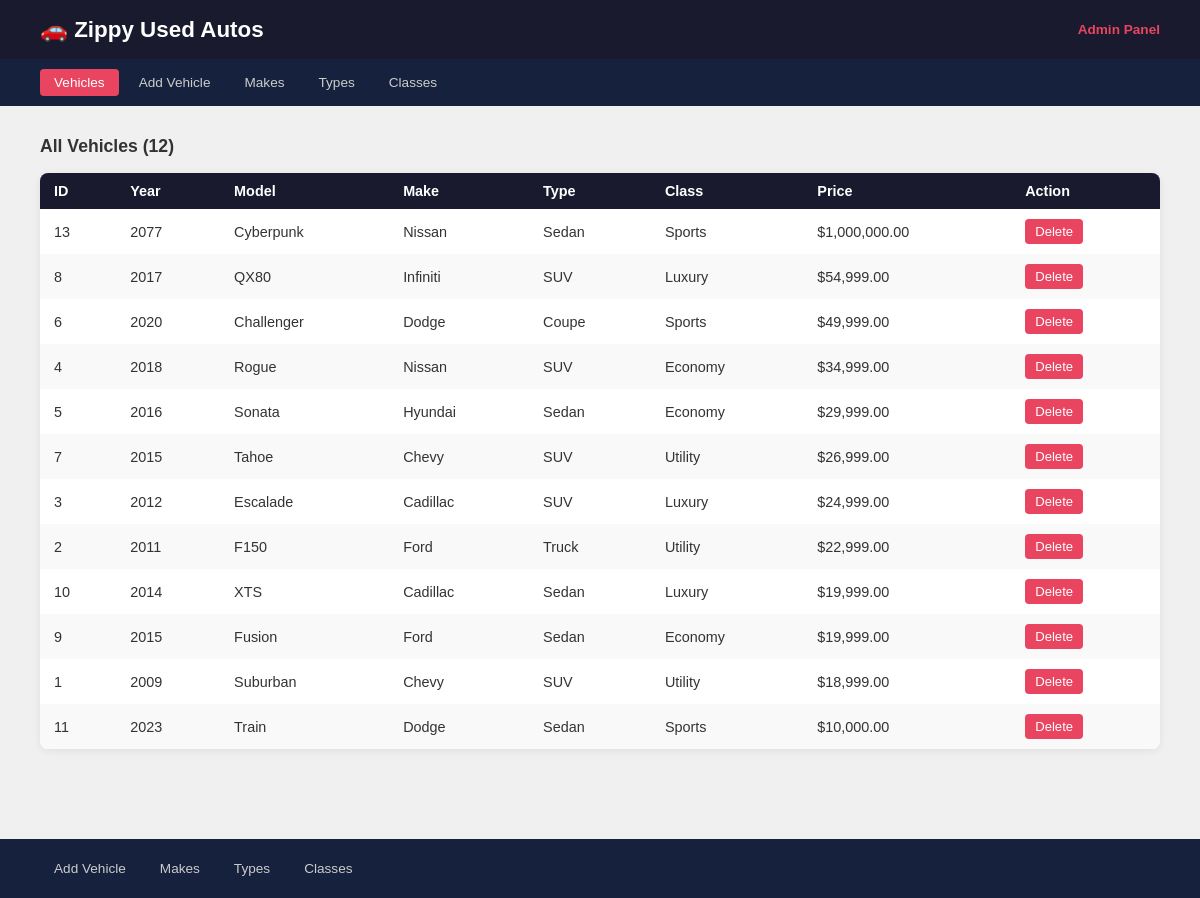
The app's page /admin/index.php with its own data.
### tables this page shows
CREATE TABLE `vehicles` (
  `id` int(11) NOT NULL,
  `year` int(11) NOT NULL,
  `model` varchar(100) NOT NULL,
  `price` decimal(10,2) NOT NULL,
  `make_id` int(11) NOT NULL,
  `type_id` int(11) NOT NULL,
  `class_id` int(11) NOT NULL
);

CREATE TABLE `makes` (
  `id` int(11) NOT NULL,
  `name` varchar(50) NOT NULL
);

CREATE TABLE `types` (
  `id` int(11) NOT NULL,
  `name` varchar(50) NOT NULL
);

CREATE TABLE `classes` (
  `id` int(11) NOT NULL,
  `name` varchar(50) NOT NULL
);

### admin/index.php (called while the page is built, shortened)
<?php
require_once('../db_connect.php');
require_once('../model/vehicles_db.php');
$vehicles = getAllVehicles($pdo);
require_once('../view/admin_vehicles_list.php');

### model/vehicles_db.php (called while the page is built, shortened)
<?php
function getAllVehicles($pdo, $sort = 'price', $filter_make = null, $filter_type = null, $filter_class = null) {
    $order = ($sort === 'year') ? 'v.year DESC' : 'v.price DESC';
    $conditions = [];
    $params = [];
    $where = count($conditions) ? 'WHERE ' . implode(' AND ', $conditions) : '';
    $sql = "SELECT v.id, v.year, v.model, v.price,
                   ma.name AS make, t.name AS type, c.name AS class
            FROM vehicles v
            JOIN makes ma ON v.make_id = ma.id
            JOIN types t  ON v.type_id = t.id
            JOIN classes c ON v.class_id = c.id
            $where
            ORDER BY $order, v.id DESC";
    $stmt = $pdo->prepare($sql);
    $stmt->execute($params);
    return $stmt->fetchAll(PDO::FETCH_ASSOC);
}

### view/admin_vehicles_list.php (the view, shortened to what this page needs)
<!DOCTYPE html>
<html lang="en">
<head>
    <link rel="stylesheet" href="/midterm_project/css/admin.css">
</head>
<body>
<?php require_once(dirname(__FILE__) . '/admin_nav.php'); ?>
<main>
    <h2>All Vehicles (<?= count($vehicles) ?>)</h2>
    <table>
        <thead>
            <tr>
                <th>ID</th>
                <th>Year</th>
                <th>Model</th>
                <th>Make</th>
                <th>Type</th>
                <th>Class</th>
                <th>Price</th>
                <th>Action</th>
            </tr>
        </thead>
        <tbody>
            <?php foreach ($vehicles as $v): ?>
                <tr>
                    <td><?= $v['id'] ?></td>
                    <td><?= $v['year'] ?></td>
                    <td><?= htmlspecialchars($v['model']) ?></td>
                    <td><?= htmlspecialchars($v['make']) ?></td>
                    <td><?= htmlspecialchars($v['type']) ?></td>
                    <td><?= htmlspecialchars($v['class']) ?></td>
                    <td>$<?= number_format($v['price'], 2) ?></td>
                    <td>
                        <form method="post" onsubmit="return confirm('Delete this vehicle?')">
                            <button type="submit" name="delete_vehicle" class="btn-delete">Delete</button>
                        </form>
                    </td>
                </tr>
            <?php endforeach; ?>
        </tbody>
    </table>
</main>
<?php require_once(dirname(__FILE__) . '/admin_footer.php'); ?>
</body>
</html>

### css/admin.css (style rules this page uses)
* { box-sizing: border-box; margin: 0; padding: 0; }
body { font-family: Arial, sans-serif; background: #f0f0f0; color: #333; }
main { padding: 30px 40px; }
h2 { margin-bottom: 16px; font-size: 1.1rem; }
table { width: 100%; border-collapse: collapse; background: white; border-radius: 8px; overflow: hidden; box-shadow: 0 2px 8px rgba(0,0,0,0.07); }
thead { background: #1a1a2e; color: white; }
th, td { padding: 10px 14px; text-align: left; font-size: 0.9rem; }
tbody tr:nth-child(even) { background: #f9f9f9; }
.btn-delete { background: #e94560; color: white; border: none; padding: 5px 10px; border-radius: 4px; cursor: pointer; font-size: 0.82rem; }

### records on screen
vehicles: id "13", year "2077", model "Cyberpunk", make.name "Nissan", type.name "Sedan", class.name "Sports", price "1,000,000.00"
vehicles: id "8", year "2017", model "QX80", make.name "Infiniti", type.name "SUV", class.name "Luxury", price "54,999.00"
vehicles: id "6", year "2020", model "Challenger", make.name "Dodge", type.name "Coupe", class.name "Sports", price "49,999.00"
vehicles: id "4", year "2018", model "Rogue", make.name "Nissan", type.name "SUV", class.name "Economy", price "34,999.00"
vehicles: id "5", year "2016", model "Sonata", make.name "Hyundai", type.name "Sedan", class.name "Economy", price "29,999.00"
vehicles: id "7", year "2015", model "Tahoe", make.name "Chevy", type.name "SUV", class.name "Utility", price "26,999.00"
vehicles: id "3", year "2012", model "Escalade", make.name "Cadillac", type.name "SUV", class.name "Luxury", price "24,999.00"
vehicles: id "2", year "2011", model "F150", make.name "Ford", type.name "Truck", class.name "Utility", price "22,999.00"
vehicles: id "10", year "2014", model "XTS", make.name "Cadillac", type.name "Sedan", class.name "Luxury", price "19,999.00"
vehicles: id "9", year "2015", model "Fusion", make.name "Ford", type.name "Sedan", class.name "Economy", price "19,999.00"
vehicles: id "1", year "2009", model "Suburban", make.name "Chevy", type.name "SUV", class.name "Utility", price "18,999.00"
vehicles: id "11", year "2023", model "Train", make.name "Dodge", type.name "Sedan", class.name "Sports", price "10,000.00"

### other values on screen
count($vehicles) "12"
$link['label'] "Add Vehicle"
$link['label'] "Makes"
$link['label'] "Types"
$link['label'] "Classes"
